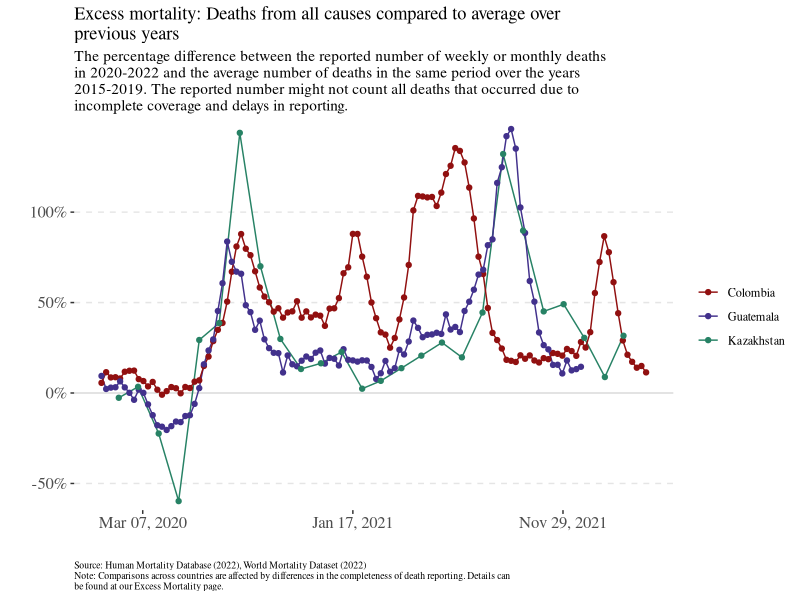

Write R code to recreate this figure.
library(tidyverse)
library(stringr)
library(grid)


mortality <- read_csv("mortality.csv")

mortality %>% 
  filter(Entity %in%  c('Kazakhstan','Colombia','Guatemala')) %>% 
  ggplot(aes(x = Day,
             y = p_avg_all_ages,
             group = factor(Entity, levels = c("Kazakhstan", "Guatemala", "Colombia")),
             color = Entity)) +
  
  #Guide Lines
  
  geom_hline(yintercept = 0, color = 'gray', alpha = 0.6) +
  geom_hline(yintercept = c(-50,50,100), color = 'gray',linetype = 2, alpha = 0.4) +
  coord_cartesian(ylim = c(-55, 140)) +
  scale_x_date(date_breaks = "316 days",
               date_labels =  "%b %d, %Y",
               #limits = c(as.Date("2019-12-31"), NA)
               ) +
  scale_y_continuous(labels = function(x) paste0(x, "%")) +


  
  #Real Lines
  
  geom_line() +
  geom_point() +
  
  #Theme lines
  
  scale_color_manual(values = c("#911010", "#42318c", '#278265')) +
  theme(axis.line = element_line(colour = "white"),
        panel.grid.major = element_blank(),
        panel.grid.minor = element_blank(),
        panel.border = element_blank(),
        panel.background = element_blank()) +
  
  
  #Legend
  
  theme(legend.position = 'right') +
  theme(text = element_text(family="serif"),
        plot.caption = element_text(hjust = 0, size = 7),
        legend.title = element_blank(),
        axis.text = element_text(size = 12),
        axis.title = element_text(size = 14,face = "bold"),
        #plot.title = element_text(hjust = 0),
        #plot.subtitle = element_text(hjust = 0)
        ) +
  scale_fill_discrete(limits = c("Kazakhstan", "Guatemala", "Colombia")) +

  
  #DOESN'T WORK
  
  guides(fill = guide_legend(reverse = TRUE)) +
  
  #Subtitle
  
  labs(caption = 'Source: Human Mortality Database (2022), World Mortality Dataset (2022)
Note: Comparisons across countries are affected by differences in the completeness of death reporting. Details can
be found at our Excess Mortality page.',
       title = str_wrap('Excess mortality: Deaths from all causes compared to average over previous years', 65),
       subtitle = str_wrap('The percentage difference between the reported number of weekly or monthly deaths in 2020-2022 and the average number of deaths in the same period over the years 2015-2019. The reported number might not count all deaths that occurred due to incomplete coverage and delays in reporting.', 85),
       x = '',y = '') 
